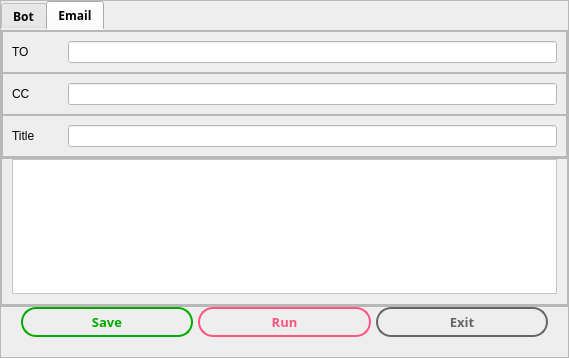
<?xml version="1.0" encoding="UTF-8"?>
<ui version="4.0">
 <class>MainWindow</class>
 <widget class="QMainWindow" name="MainWindow">
  <property name="geometry">
   <rect>
    <x>0</x>
    <y>0</y>
    <width>569</width>
    <height>358</height>
   </rect>
  </property>
  <property name="windowTitle">
   <string>MainWindow</string>
  </property>
  <widget class="QWidget" name="centralwidget">
   <property name="styleSheet">
    <string notr="true">background-color: rgb(238, 238, 238);</string>
   </property>
   <layout class="QVBoxLayout" name="verticalLayout">
    <property name="spacing">
     <number>0</number>
    </property>
    <property name="leftMargin">
     <number>0</number>
    </property>
    <property name="topMargin">
     <number>0</number>
    </property>
    <property name="rightMargin">
     <number>0</number>
    </property>
    <property name="bottomMargin">
     <number>0</number>
    </property>
    <item>
     <widget class="QFrame" name="frame">
      <property name="frameShape">
       <enum>QFrame::StyledPanel</enum>
      </property>
      <property name="frameShadow">
       <enum>QFrame::Raised</enum>
      </property>
      <layout class="QHBoxLayout" name="horizontalLayout_12">
       <property name="spacing">
        <number>0</number>
       </property>
       <property name="leftMargin">
        <number>0</number>
       </property>
       <property name="topMargin">
        <number>0</number>
       </property>
       <property name="rightMargin">
        <number>0</number>
       </property>
       <property name="bottomMargin">
        <number>0</number>
       </property>
       <item>
        <widget class="QTabWidget" name="tabWidget">
         <property name="font">
          <font>
           <family>맑은 고딕</family>
           <weight>75</weight>
           <bold>true</bold>
          </font>
         </property>
         <property name="styleSheet">
          <string notr="true">QTabWidget{
	border:0px solid;
}</string>
         </property>
         <property name="currentIndex">
          <number>1</number>
         </property>
         <widget class="QWidget" name="tab">
          <attribute name="title">
           <string>Bot</string>
          </attribute>
          <layout class="QVBoxLayout" name="verticalLayout_6">
           <property name="spacing">
            <number>0</number>
           </property>
           <property name="leftMargin">
            <number>0</number>
           </property>
           <property name="topMargin">
            <number>0</number>
           </property>
           <property name="rightMargin">
            <number>0</number>
           </property>
           <property name="bottomMargin">
            <number>0</number>
           </property>
           <item alignment="Qt::AlignTop">
            <widget class="QFrame" name="frame_3">
             <property name="frameShape">
              <enum>QFrame::StyledPanel</enum>
             </property>
             <property name="frameShadow">
              <enum>QFrame::Raised</enum>
             </property>
             <layout class="QHBoxLayout" name="horizontalLayout_15">
              <item>
               <widget class="QLabel" name="label_4">
                <property name="font">
                 <font>
                  <family>맑은 고딕</family>
                  <pointsize>10</pointsize>
                  <weight>75</weight>
                  <italic>false</italic>
                  <bold>true</bold>
                 </font>
                </property>
                <property name="text">
                 <string>환율정보 자동수집 &amp; 이메일 발송 봇</string>
                </property>
               </widget>
              </item>
             </layout>
            </widget>
           </item>
           <item>
            <widget class="QFrame" name="frame_4">
             <property name="sizePolicy">
              <sizepolicy hsizetype="Preferred" vsizetype="Expanding">
               <horstretch>0</horstretch>
               <verstretch>0</verstretch>
              </sizepolicy>
             </property>
             <property name="styleSheet">
              <string notr="true">QGroupBox::title {
    subcontrol-origin: margin;
    left: 0px;
    padding: 0px 5px 0px 5px;
}

QGroupBox{
	border:2px solid rgb(167, 167, 167);
	font: 9pt &quot;맑은 고딕&quot;;
	margin:5px;
}
</string>
             </property>
             <property name="frameShape">
              <enum>QFrame::StyledPanel</enum>
             </property>
             <property name="frameShadow">
              <enum>QFrame::Raised</enum>
             </property>
             <layout class="QHBoxLayout" name="horizontalLayout_6" stretch="0,0">
              <property name="spacing">
               <number>0</number>
              </property>
              <property name="leftMargin">
               <number>10</number>
              </property>
              <property name="topMargin">
               <number>0</number>
              </property>
              <property name="rightMargin">
               <number>10</number>
              </property>
              <property name="bottomMargin">
               <number>10</number>
              </property>
              <item>
               <widget class="QGroupBox" name="groupBox">
                <property name="styleSheet">
                 <string notr="true">font: 10pt &quot;맑은 고딕&quot;;</string>
                </property>
                <property name="title">
                 <string>Bot</string>
                </property>
                <layout class="QHBoxLayout" name="horizontalLayout_7">
                 <property name="spacing">
                  <number>0</number>
                 </property>
                 <property name="leftMargin">
                  <number>0</number>
                 </property>
                 <property name="topMargin">
                  <number>0</number>
                 </property>
                 <property name="rightMargin">
                  <number>0</number>
                 </property>
                 <property name="bottomMargin">
                  <number>0</number>
                 </property>
                 <item alignment="Qt::AlignTop">
                  <widget class="QFrame" name="frame_5">
                   <property name="styleSheet">
                    <string notr="true">background-color:transparent;</string>
                   </property>
                   <property name="frameShape">
                    <enum>QFrame::StyledPanel</enum>
                   </property>
                   <property name="frameShadow">
                    <enum>QFrame::Raised</enum>
                   </property>
                   <layout class="QVBoxLayout" name="verticalLayout_4">
                    <property name="spacing">
                     <number>0</number>
                    </property>
                    <property name="leftMargin">
                     <number>0</number>
                    </property>
                    <property name="topMargin">
                     <number>10</number>
                    </property>
                    <property name="rightMargin">
                     <number>0</number>
                    </property>
                    <property name="bottomMargin">
                     <number>0</number>
                    </property>
                    <item>
                     <widget class="QFrame" name="frame_7">
                      <property name="frameShape">
                       <enum>QFrame::StyledPanel</enum>
                      </property>
                      <property name="frameShadow">
                       <enum>QFrame::Raised</enum>
                      </property>
                      <layout class="QHBoxLayout" name="horizontalLayout_9">
                       <item>
                        <widget class="QLabel" name="label_5">
                         <property name="minimumSize">
                          <size>
                           <width>100</width>
                           <height>0</height>
                          </size>
                         </property>
                         <property name="text">
                          <string>URL</string>
                         </property>
                        </widget>
                       </item>
                       <item>
                        <widget class="QLineEdit" name="url">
                         <property name="styleSheet">
                          <string notr="true">background-color:white;</string>
                         </property>
                        </widget>
                       </item>
                      </layout>
                     </widget>
                    </item>
                    <item>
                     <widget class="QFrame" name="frame_12">
                      <property name="frameShape">
                       <enum>QFrame::StyledPanel</enum>
                      </property>
                      <property name="frameShadow">
                       <enum>QFrame::Raised</enum>
                      </property>
                      <layout class="QHBoxLayout" name="horizontalLayout_11">
                       <item>
                        <widget class="QLabel" name="label_6">
                         <property name="minimumSize">
                          <size>
                           <width>100</width>
                           <height>0</height>
                          </size>
                         </property>
                         <property name="text">
                          <string>일자선택</string>
                         </property>
                        </widget>
                       </item>
                       <item>
                        <widget class="QDateEdit" name="date">
                         <property name="sizePolicy">
                          <sizepolicy hsizetype="Expanding" vsizetype="Fixed">
                           <horstretch>0</horstretch>
                           <verstretch>0</verstretch>
                          </sizepolicy>
                         </property>
                         <property name="styleSheet">
                          <string notr="true">background-color:white;
color:black;</string>
                         </property>
                         <property name="calendarPopup">
                          <bool>true</bool>
                         </property>
                        </widget>
                       </item>
                      </layout>
                     </widget>
                    </item>
                    <item>
                     <widget class="QFrame" name="frame_8">
                      <property name="frameShape">
                       <enum>QFrame::StyledPanel</enum>
                      </property>
                      <property name="frameShadow">
                       <enum>QFrame::Raised</enum>
                      </property>
                      <layout class="QHBoxLayout" name="horizontalLayout_13">
                       <item>
                        <widget class="QLabel" name="label_7">
                         <property name="minimumSize">
                          <size>
                           <width>100</width>
                           <height>0</height>
                          </size>
                         </property>
                         <property name="text">
                          <string>고시회차</string>
                         </property>
                        </widget>
                       </item>
                       <item>
                        <widget class="QComboBox" name="type">
                         <property name="sizePolicy">
                          <sizepolicy hsizetype="Expanding" vsizetype="Fixed">
                           <horstretch>0</horstretch>
                           <verstretch>0</verstretch>
                          </sizepolicy>
                         </property>
                         <property name="styleSheet">
                          <string notr="true">background-color:white;</string>
                         </property>
                         <item>
                          <property name="text">
                           <string>최초</string>
                          </property>
                         </item>
                         <item>
                          <property name="text">
                           <string>현재/최종</string>
                          </property>
                         </item>
                         <item>
                          <property name="text">
                           <string>특정회차</string>
                          </property>
                         </item>
                        </widget>
                       </item>
                       <item>
                        <widget class="QSpinBox" name="type_dtl">
                         <property name="sizePolicy">
                          <sizepolicy hsizetype="Expanding" vsizetype="Fixed">
                           <horstretch>0</horstretch>
                           <verstretch>0</verstretch>
                          </sizepolicy>
                         </property>
                         <property name="styleSheet">
                          <string notr="true">background-color: rgb(238, 238, 238);</string>
                         </property>
                         <property name="readOnly">
                          <bool>true</bool>
                         </property>
                        </widget>
                       </item>
                      </layout>
                     </widget>
                    </item>
                   </layout>
                  </widget>
                 </item>
                </layout>
               </widget>
              </item>
              <item>
               <widget class="QGroupBox" name="groupBox_2">
                <property name="styleSheet">
                 <string notr="true">font: 10pt &quot;맑은 고딕&quot;;</string>
                </property>
                <property name="title">
                 <string>File</string>
                </property>
                <layout class="QHBoxLayout" name="horizontalLayout_8">
                 <property name="spacing">
                  <number>0</number>
                 </property>
                 <property name="leftMargin">
                  <number>0</number>
                 </property>
                 <property name="topMargin">
                  <number>0</number>
                 </property>
                 <property name="rightMargin">
                  <number>0</number>
                 </property>
                 <property name="bottomMargin">
                  <number>0</number>
                 </property>
                 <item alignment="Qt::AlignTop">
                  <widget class="QFrame" name="frame_6">
                   <property name="styleSheet">
                    <string notr="true">background-color:transparent;</string>
                   </property>
                   <property name="frameShape">
                    <enum>QFrame::StyledPanel</enum>
                   </property>
                   <property name="frameShadow">
                    <enum>QFrame::Raised</enum>
                   </property>
                   <layout class="QVBoxLayout" name="verticalLayout_5">
                    <property name="spacing">
                     <number>0</number>
                    </property>
                    <property name="leftMargin">
                     <number>0</number>
                    </property>
                    <property name="topMargin">
                     <number>10</number>
                    </property>
                    <property name="rightMargin">
                     <number>0</number>
                    </property>
                    <property name="bottomMargin">
                     <number>0</number>
                    </property>
                    <item>
                     <widget class="QFrame" name="frame_13">
                      <property name="frameShape">
                       <enum>QFrame::StyledPanel</enum>
                      </property>
                      <property name="frameShadow">
                       <enum>QFrame::Raised</enum>
                      </property>
                      <layout class="QHBoxLayout" name="horizontalLayout_10">
                       <item>
                        <widget class="QLabel" name="label_8">
                         <property name="minimumSize">
                          <size>
                           <width>100</width>
                           <height>0</height>
                          </size>
                         </property>
                         <property name="text">
                          <string>Path</string>
                         </property>
                        </widget>
                       </item>
                       <item>
                        <widget class="QLineEdit" name="path">
                         <property name="styleSheet">
                          <string notr="true">background-color:white;</string>
                         </property>
                        </widget>
                       </item>
                      </layout>
                     </widget>
                    </item>
                    <item>
                     <widget class="QFrame" name="frame_16">
                      <property name="frameShape">
                       <enum>QFrame::StyledPanel</enum>
                      </property>
                      <property name="frameShadow">
                       <enum>QFrame::Raised</enum>
                      </property>
                      <layout class="QHBoxLayout" name="horizontalLayout_14">
                       <item>
                        <widget class="QLabel" name="label_9">
                         <property name="minimumSize">
                          <size>
                           <width>100</width>
                           <height>0</height>
                          </size>
                         </property>
                         <property name="text">
                          <string>Name</string>
                         </property>
                        </widget>
                       </item>
                       <item>
                        <widget class="QLineEdit" name="name">
                         <property name="styleSheet">
                          <string notr="true">background-color:white;</string>
                         </property>
                        </widget>
                       </item>
                      </layout>
                     </widget>
                    </item>
                   </layout>
                  </widget>
                 </item>
                </layout>
               </widget>
              </item>
             </layout>
            </widget>
           </item>
          </layout>
         </widget>
         <widget class="QWidget" name="tab_2">
          <property name="styleSheet">
           <string notr="true">font: 10pt &quot;맑은 고딕&quot;;</string>
          </property>
          <attribute name="title">
           <string>Email</string>
          </attribute>
          <layout class="QVBoxLayout" name="verticalLayout_2">
           <property name="spacing">
            <number>0</number>
           </property>
           <property name="leftMargin">
            <number>0</number>
           </property>
           <property name="topMargin">
            <number>0</number>
           </property>
           <property name="rightMargin">
            <number>0</number>
           </property>
           <property name="bottomMargin">
            <number>0</number>
           </property>
           <item alignment="Qt::AlignTop">
            <widget class="QFrame" name="frame_9">
             <property name="frameShape">
              <enum>QFrame::StyledPanel</enum>
             </property>
             <property name="frameShadow">
              <enum>QFrame::Raised</enum>
             </property>
             <layout class="QVBoxLayout" name="verticalLayout_3">
              <property name="spacing">
               <number>0</number>
              </property>
              <property name="leftMargin">
               <number>0</number>
              </property>
              <property name="topMargin">
               <number>0</number>
              </property>
              <property name="rightMargin">
               <number>0</number>
              </property>
              <property name="bottomMargin">
               <number>0</number>
              </property>
              <item>
               <widget class="QFrame" name="frame_10">
                <property name="frameShape">
                 <enum>QFrame::StyledPanel</enum>
                </property>
                <property name="frameShadow">
                 <enum>QFrame::Raised</enum>
                </property>
                <layout class="QHBoxLayout" name="horizontalLayout_2">
                 <item>
                  <widget class="QLabel" name="label">
                   <property name="minimumSize">
                    <size>
                     <width>50</width>
                     <height>0</height>
                    </size>
                   </property>
                   <property name="text">
                    <string>TO</string>
                   </property>
                  </widget>
                 </item>
                 <item>
                  <widget class="QLineEdit" name="receiver">
                   <property name="styleSheet">
                    <string notr="true">background-color:white;</string>
                   </property>
                  </widget>
                 </item>
                </layout>
               </widget>
              </item>
              <item>
               <widget class="QFrame" name="frame_11">
                <property name="frameShape">
                 <enum>QFrame::StyledPanel</enum>
                </property>
                <property name="frameShadow">
                 <enum>QFrame::Raised</enum>
                </property>
                <layout class="QHBoxLayout" name="horizontalLayout_3">
                 <item>
                  <widget class="QLabel" name="label_2">
                   <property name="minimumSize">
                    <size>
                     <width>50</width>
                     <height>0</height>
                    </size>
                   </property>
                   <property name="text">
                    <string>CC</string>
                   </property>
                  </widget>
                 </item>
                 <item>
                  <widget class="QLineEdit" name="cc">
                   <property name="styleSheet">
                    <string notr="true">background-color:white;</string>
                   </property>
                  </widget>
                 </item>
                </layout>
               </widget>
              </item>
              <item>
               <widget class="QFrame" name="frame_14">
                <property name="frameShape">
                 <enum>QFrame::StyledPanel</enum>
                </property>
                <property name="frameShadow">
                 <enum>QFrame::Raised</enum>
                </property>
                <layout class="QHBoxLayout" name="horizontalLayout_4">
                 <item>
                  <widget class="QLabel" name="label_3">
                   <property name="minimumSize">
                    <size>
                     <width>50</width>
                     <height>0</height>
                    </size>
                   </property>
                   <property name="text">
                    <string>Title</string>
                   </property>
                  </widget>
                 </item>
                 <item>
                  <widget class="QLineEdit" name="title">
                   <property name="styleSheet">
                    <string notr="true">background-color:white;</string>
                   </property>
                  </widget>
                 </item>
                </layout>
               </widget>
              </item>
             </layout>
            </widget>
           </item>
           <item>
            <widget class="QFrame" name="frame_15">
             <property name="frameShape">
              <enum>QFrame::StyledPanel</enum>
             </property>
             <property name="frameShadow">
              <enum>QFrame::Raised</enum>
             </property>
             <layout class="QHBoxLayout" name="horizontalLayout_5">
              <property name="spacing">
               <number>0</number>
              </property>
              <property name="leftMargin">
               <number>10</number>
              </property>
              <property name="topMargin">
               <number>0</number>
              </property>
              <property name="rightMargin">
               <number>10</number>
              </property>
              <property name="bottomMargin">
               <number>10</number>
              </property>
              <item>
               <widget class="QTextEdit" name="body">
                <property name="styleSheet">
                 <string notr="true">background-color:white;</string>
                </property>
               </widget>
              </item>
             </layout>
            </widget>
           </item>
          </layout>
         </widget>
        </widget>
       </item>
      </layout>
     </widget>
    </item>
    <item>
     <widget class="QFrame" name="frame_2">
      <property name="styleSheet">
       <string notr="true"/>
      </property>
      <property name="frameShape">
       <enum>QFrame::StyledPanel</enum>
      </property>
      <property name="frameShadow">
       <enum>QFrame::Raised</enum>
      </property>
      <layout class="QHBoxLayout" name="horizontalLayout">
       <property name="spacing">
        <number>5</number>
       </property>
       <property name="leftMargin">
        <number>20</number>
       </property>
       <property name="topMargin">
        <number>0</number>
       </property>
       <property name="rightMargin">
        <number>20</number>
       </property>
       <property name="bottomMargin">
        <number>20</number>
       </property>
       <item>
        <widget class="QPushButton" name="btn_save">
         <property name="minimumSize">
          <size>
           <width>0</width>
           <height>30</height>
          </size>
         </property>
         <property name="font">
          <font>
           <family>맑은 고딕</family>
           <pointsize>10</pointsize>
           <weight>75</weight>
           <bold>true</bold>
          </font>
         </property>
         <property name="styleSheet">
          <string notr="true">border: 2px solid rgb(0, 170, 0);
color:rgb(0, 170, 0);
border-radius: 15px</string>
         </property>
         <property name="text">
          <string>Save</string>
         </property>
        </widget>
       </item>
       <item>
        <widget class="QPushButton" name="btn_run">
         <property name="minimumSize">
          <size>
           <width>0</width>
           <height>30</height>
          </size>
         </property>
         <property name="font">
          <font>
           <family>맑은 고딕</family>
           <pointsize>10</pointsize>
           <weight>75</weight>
           <bold>true</bold>
          </font>
         </property>
         <property name="styleSheet">
          <string notr="true">border: 2px solid rgb(255, 85, 128);
color:rgb(255, 85, 128);
border-radius: 15px</string>
         </property>
         <property name="text">
          <string>Run</string>
         </property>
        </widget>
       </item>
       <item>
        <widget class="QPushButton" name="btn_exit">
         <property name="minimumSize">
          <size>
           <width>0</width>
           <height>30</height>
          </size>
         </property>
         <property name="font">
          <font>
           <family>맑은 고딕</family>
           <pointsize>10</pointsize>
           <weight>75</weight>
           <italic>false</italic>
           <bold>true</bold>
          </font>
         </property>
         <property name="styleSheet">
          <string notr="true">border: 2px solid rgb(102, 102, 102);
color:rgb(102, 102, 102);
border-radius: 15px</string>
         </property>
         <property name="text">
          <string>Exit</string>
         </property>
        </widget>
       </item>
      </layout>
     </widget>
    </item>
   </layout>
  </widget>
 </widget>
 <resources/>
 <connections/>
</ui>
